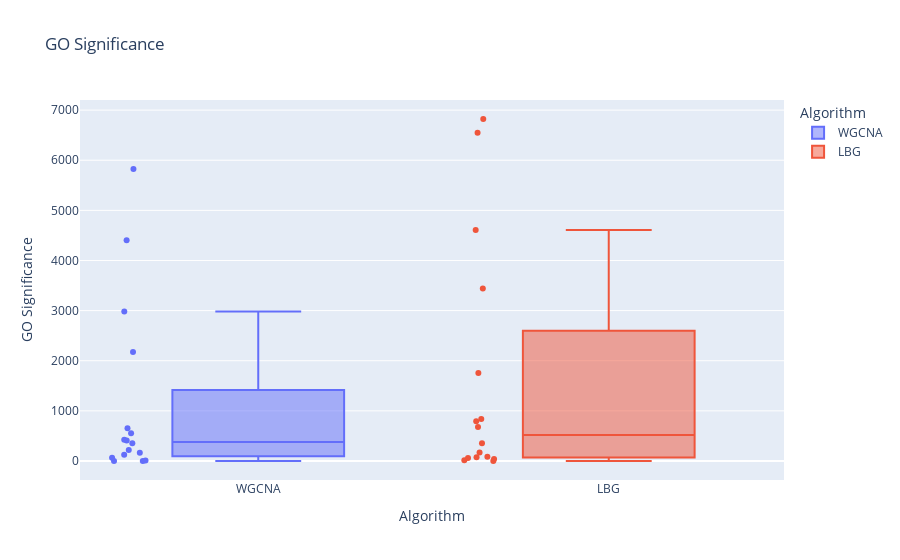

Here is the notebook cell this chart was saved with:
### Code cell
px.box(go_results, x = 'Algorithm', y = 'GO Significance', color = 'Algorithm', points= 'all', title = 'GO Significance')

### Figure 1 — Plotly figure (JSON) as saved in the notebook; plotly's stock layout.template omitted (floating-point values rounded to 4 significant figures)
{"data": [{"alignmentgroup": "True", "boxpoints": "all", "hovertemplate": "Algorithm=%{x}<br>GO Significance=%{y}<extra></extra>", "legendgroup": "WGCNA", "marker": {"color": "#636efa"}, "name": "WGCNA", "notched": false, "offsetgroup": "WGCNA", "orientation": "v", "showlegend": true, "type": "box", "x": ["WGCNA", "WGCNA", "WGCNA", "WGCNA", "WGCNA", "WGCNA", "WGCNA", "WGCNA", "WGCNA", "WGCNA", "WGCNA", "WGCNA", "WGCNA", "WGCNA", "WGCNA", "WGCNA"], "x0": " ", "xaxis": "x", "y": [5824.0, 125.3, 4402.0, 162.9, 2176.0, 63.29, 425.1, 352.3, 2983.0, 0, 0, 221.5, 554.8, 11.48, 654.0, 409.9], "y0": " ", "yaxis": "y"}, {"alignmentgroup": "True", "boxpoints": "all", "hovertemplate": "Algorithm=%{x}<br>GO Significance=%{y}<extra></extra>", "legendgroup": "LBG", "marker": {"color": "#EF553B"}, "name": "LBG", "notched": false, "offsetgroup": "LBG", "orientation": "v", "showlegend": true, "type": "box", "x": ["LBG", "LBG", "LBG", "LBG", "LBG", "LBG", "LBG", "LBG", "LBG", "LBG", "LBG", "LBG", "LBG", "LBG", "LBG", "LBG"], "x0": " ", "xaxis": "x", "y": [6549.0, 356.1, 3442.0, 1.534, 1757.0, 39.11, 678.4, 84.27, 6823.0, 14.24, 58.62, 77.12, 836.7, 4607.0, 794.6, 169.8], "y0": " ", "yaxis": "y"}], "layout": {"boxmode": "overlay", "legend": {"title": {"text": "Algorithm"}, "tracegroupgap": 0}, "title": {"text": "GO Significance"}, "xaxis": {"anchor": "y", "categoryarray": ["WGCNA", "LBG"], "categoryorder": "array", "domain": [0, 1], "title": {"text": "Algorithm"}}, "yaxis": {"anchor": "x", "domain": [0, 1], "title": {"text": "GO Significance"}}}}
